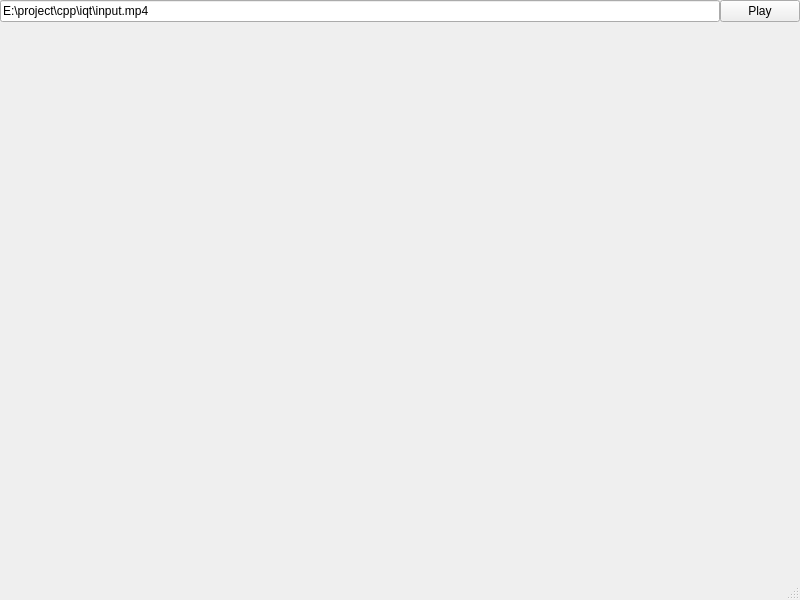
<?xml version="1.0" encoding="UTF-8"?>
<ui version="4.0">
 <class>MainWindow</class>
 <widget class="QMainWindow" name="MainWindow">
  <property name="geometry">
   <rect>
    <x>0</x>
    <y>0</y>
    <width>800</width>
    <height>600</height>
   </rect>
  </property>
  <property name="windowTitle">
   <string>MainWindow</string>
  </property>
  <widget class="QWidget" name="centralwidget">
   <layout class="QGridLayout" name="layoutGWidget">
    <property name="leftMargin">
     <number>0</number>
    </property>
    <property name="topMargin">
     <number>0</number>
    </property>
    <property name="rightMargin">
     <number>0</number>
    </property>
    <property name="bottomMargin">
     <number>0</number>
    </property>
    <property name="spacing">
     <number>0</number>
    </property>
    <item row="0" column="0">
     <widget class="QLineEdit" name="lineUrl">
      <property name="text">
       <string>E:\project\cpp\iqt\input.mp4</string>
      </property>
     </widget>
    </item>
    <item row="0" column="1">
     <widget class="QPushButton" name="btnPs">
      <property name="text">
       <string>Play</string>
      </property>
     </widget>
    </item>
    <item row="1" column="0" colspan="2">
     <widget class="FFmpegWidget" name="widget" native="true"/>
    </item>
   </layout>
  </widget>
  <widget class="QMenuBar" name="menubar">
   <property name="geometry">
    <rect>
     <x>0</x>
     <y>0</y>
     <width>800</width>
     <height>22</height>
    </rect>
   </property>
  </widget>
  <widget class="QStatusBar" name="statusbar"/>
 </widget>
 <customwidgets>
  <customwidget>
   <class>FFmpegWidget</class>
   <extends>QWidget</extends>
   <header>ffmpegvideo.h</header>
   <container>1</container>
  </customwidget>
 </customwidgets>
 <resources/>
 <connections/>
</ui>
